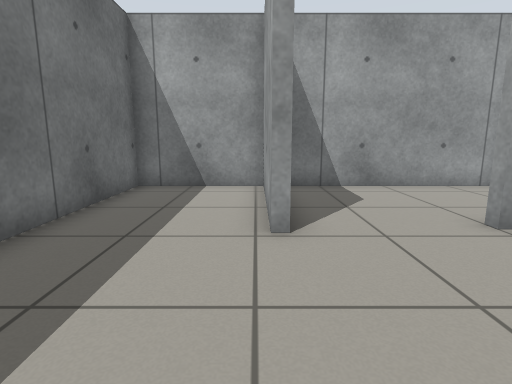
View 1 (above)

13 first-person views from a walk through a Gazebo world. The camera is 0.74 m above the floor, tilts 10° down and sees 80° across. The floor is counted in squares, 0.5 m on a side. Each view is taken from the middle of a square. On the plan, view 1 faces up. The plan holds only what a view shows up to about 15 squares ahead; the rest is blank. Surface patterns are stand-ins for the level's own textures.

View 2
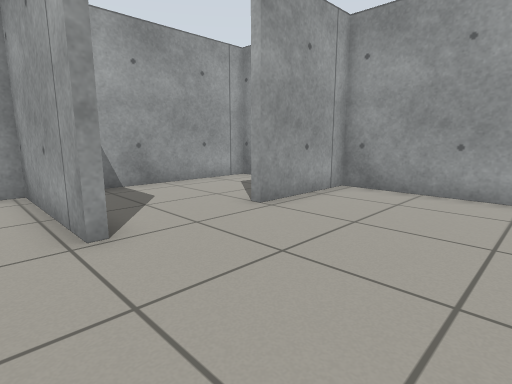

View 3
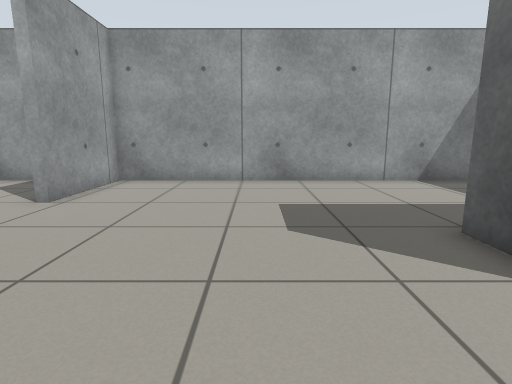

View 4
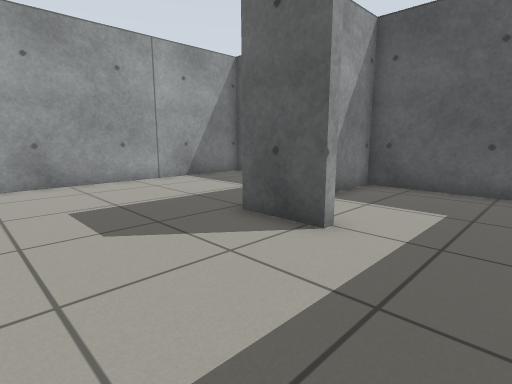

View 5
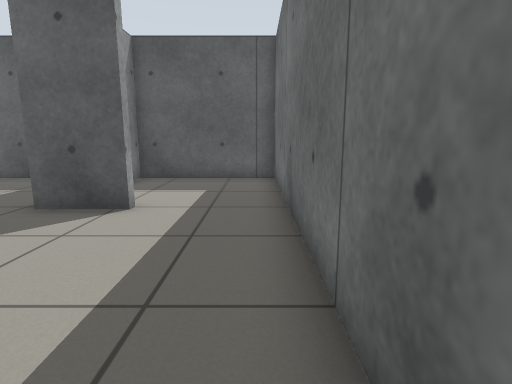

View 6
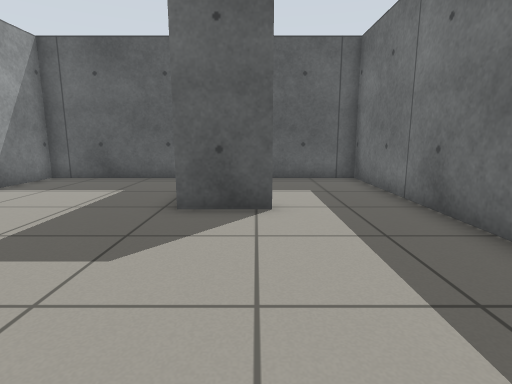

View 7
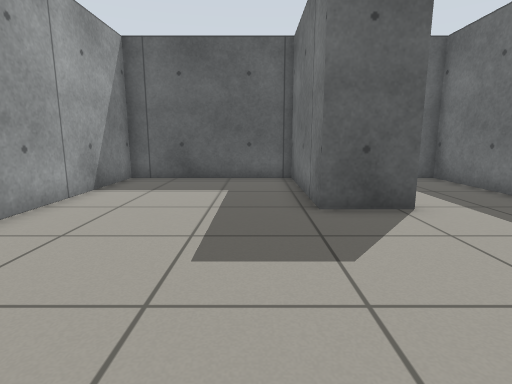

View 8
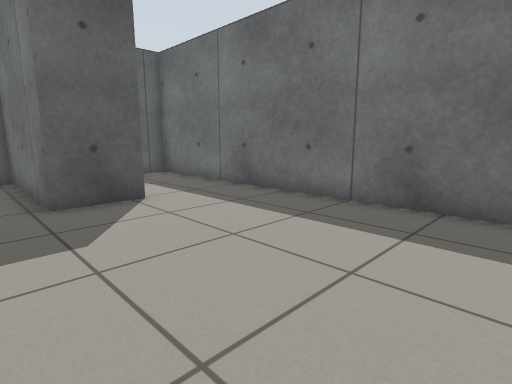

View 9
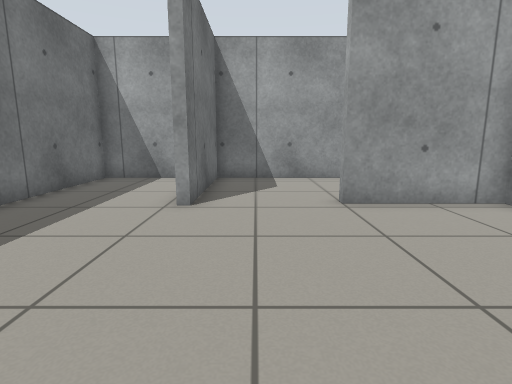

View 10
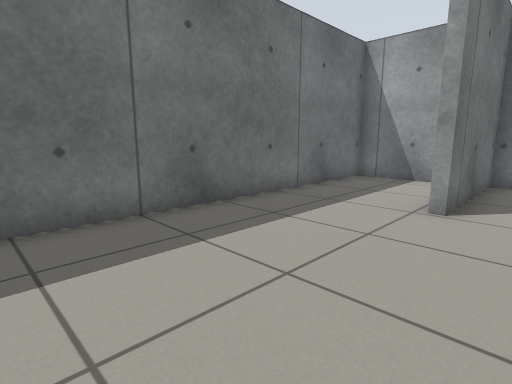

View 11
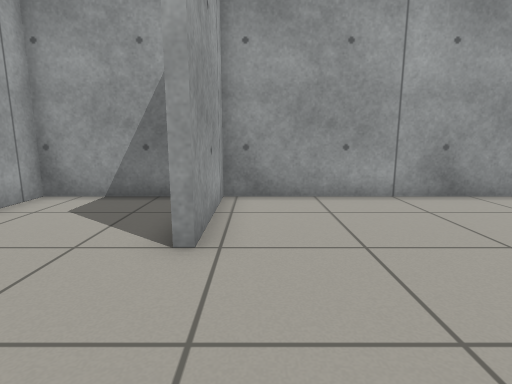

View 12
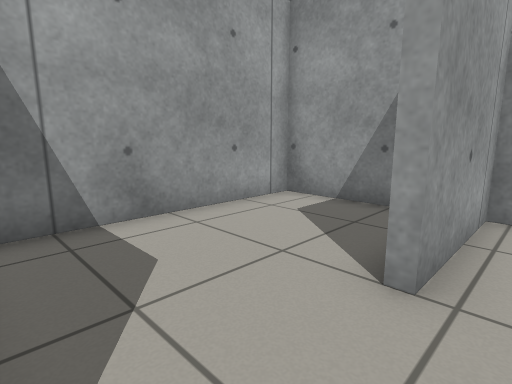

View 13
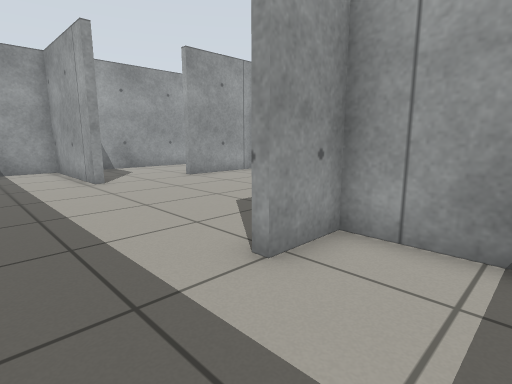

### Floor plan
Points are (right, up) in squares from view 1. A wall is a line through its corners. A room is listed if a view was taken in it or the views show most of it. See-through windows are left out.
Room 1 (views 1, 2, 3, 4, 5, 6, 7, 8, 9, 10, 11, 12)
walls: (-0.4, -3.3) (1.7, -3.3) (1.7, -8.4) (7.7, -8.4) (7.7, 4.8) (4, 4.8); (0.5, 4.6) (0.2, 4.6) (0.2, 9.5) (-3.7, 9.5) (-3.7, -3.4)
ways out: opening at (-2, -3) to room 2; opening at (2, 5) to room 3
Room 2 (view 13)
walls: (-3.7, -3.4) (-3.7, -8.4) (1.4, -8.4) (1.4, -3.6) (-0.4, -3.6)
ways out: opening at (-2, -3) to room 1
Room 3 (no view inside)
walls: (4, 4.8) (4, 5.3); (7.7, 6.1) (7.7, 9.5) (0.5, 9.5) (0.5, 4.6)
ways out: opening at (2, 5) to room 1

Positions as (right, up) in squares from view 1, and headings:
1: (0, 0), facing up
2: (-1, 0), facing up-right
3: (-3, 0), facing right
4: (-3, 1), facing down-right
5: (-3, 3), facing down
6: (0, 3), facing down
7: (3, 3), facing down
8: (3, 4), facing down-left
9: (2, -2), facing up
10: (2, -2), facing up-left
11: (0, 4), facing right
12: (1, 4), facing up-right
13: (-3, -6), facing up-right
